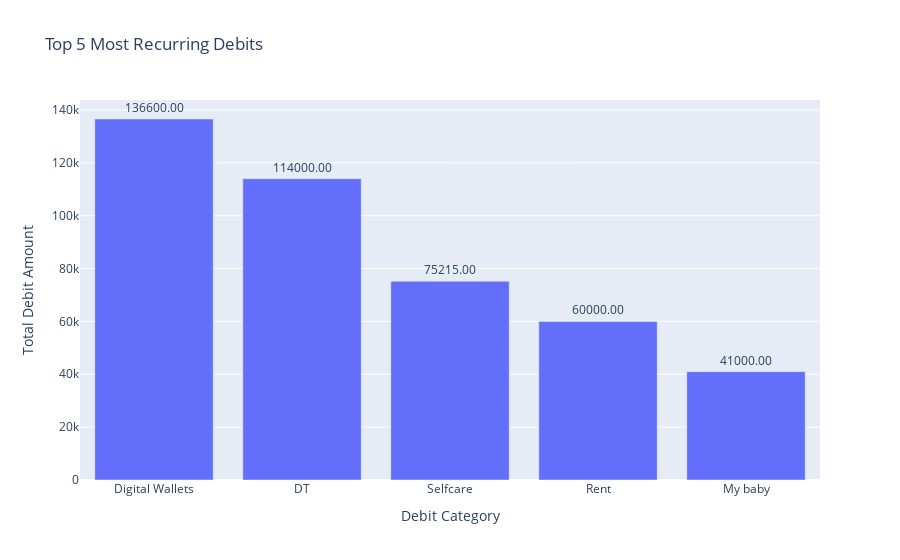

The code cell stored with this chart in its notebook:
### Markdown cell above
### What are my most recurring debits

- Group the data by the 'category' column and calculate the total debit amount for each category

### Code cell
category_debits_total = df_main.groupby('category')['debit'].sum().reset_index()


## Sort the categories based on the total debit amount in descending order

sorted_categories = category_debits_total.sort_values('debit', ascending=False)

## Select the top 5 most recurring debits

top_5_debits = sorted_categories.head(5)

## Visualization using plotly 

fig = px.bar(top_5_debits, x='category', y='debit', labels={'category': 'Debit Category', 'debit': 'Total Debit Amount'},
             title='Top 5 Most Recurring Debits', text='debit')

fig.update_traces(texttemplate='%{text:.2f}', textposition='outside', insidetextanchor='start')

fig.show()

### Figure 1 — Plotly figure (JSON) as saved in the notebook; plotly's stock layout.template omitted (floating-point values rounded to 4 significant figures)
{"data": [{"alignmentgroup": "True", "hovertemplate": "Debit Category=%{x}<br>Total Debit Amount=%{text}<extra></extra>", "insidetextanchor": "start", "legendgroup": "", "marker": {"color": "#636efa", "pattern": {"shape": ""}}, "name": "", "offsetgroup": "", "orientation": "v", "showlegend": false, "text": [136600, 114000, 75215, 60000, 41000], "textposition": "outside", "texttemplate": "%{text:.2f}", "type": "bar", "x": ["Digital Wallets", "DT", "Selfcare", "Rent", "My baby"], "xaxis": "x", "y": [136600, 114000, 75215, 60000, 41000], "yaxis": "y"}], "layout": {"barmode": "relative", "legend": {"tracegroupgap": 0}, "title": {"text": "Top 5 Most Recurring Debits"}, "xaxis": {"anchor": "y", "domain": [0, 1], "title": {"text": "Debit Category"}}, "yaxis": {"anchor": "x", "domain": [0, 1], "title": {"text": "Total Debit Amount"}}}}
